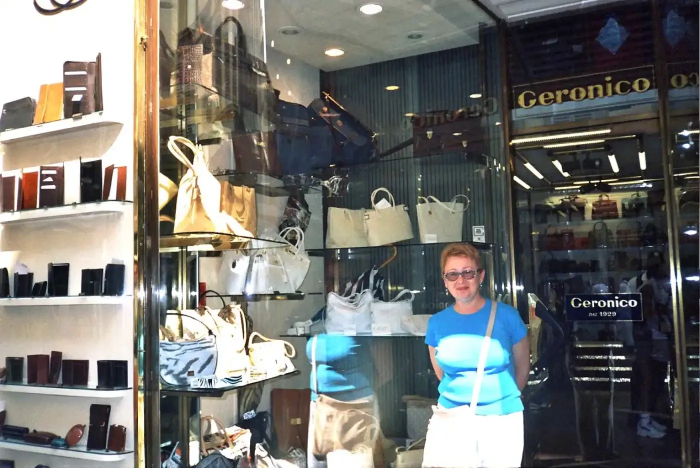
#> input picture photos2003/florence_02.webp, 1400 x 936 px, given as the content of the folder me/claude/travel/newbest/cand/../photos2003/florence_02.webp, which was not available (shown at 1/2 size)
$ python sheet.py ../photos2003/florence_02.webp
#> lines starting #> are read from the running program, lines starting #| are printed output that depends on the picture; pictures that were not available may be replaced by others from this repository, and a replacement may not be noted
import sys,os
from PIL import Image,ImageDraw
slug=sys.argv[1]; d=f'/home/claude/travel/newbest/cand/{slug}'; fs=sorted(os.listdir(d))
W=6; tw,th=320,213; rows=(len(fs)+W-1)//W
S=Image.new('RGB',(W*tw,rows*(th+18)),'white'); dr=ImageDraw.Draw(S)
#> after `S = Image.new('RGB', (W * tw, rows * (th + 18)), 'white')`: S: PIL image 1920x231 RGB; every value is 255
for i,f in enumerate(fs):
    im=Image.open(f'{d}/{f}'); im.thumbnail((tw,th)); x,y=(i%W)*tw,(i//W)*(th+18)
#> further down, im is the input picture: PIL image 1400x936 RGB; mean R, G, B 114.3, 114.6, 110.7
#> after `im.thumbnail((tw, th))`:
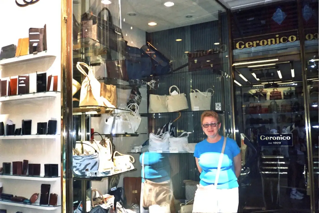
#> im: PIL image 319x213 RGB; mean R, G, B 114.4, 114.7, 110.8
    S.paste(im,(x+(tw-im.width)//2,y+(th-im.height)//2)); dr.text((x+4,y+th+3),f'{i}: {f.split("__")[-2][:22]}/{f.split("__")[-1][:12]}',fill='black')
#> after `S.paste(im, (x + (tw - im.width) // 2, y + (th - im.height) // 2))`:
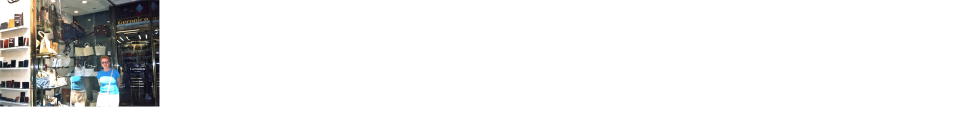
#> S: PIL image 1920x231 RGB (shown at 1/2 size); mean R, G, B 233.5, 233.5, 232.9
#> (the run stopped early here; a loop or call above may not have finished)

$ run again, on photos2003/florence_05.webp
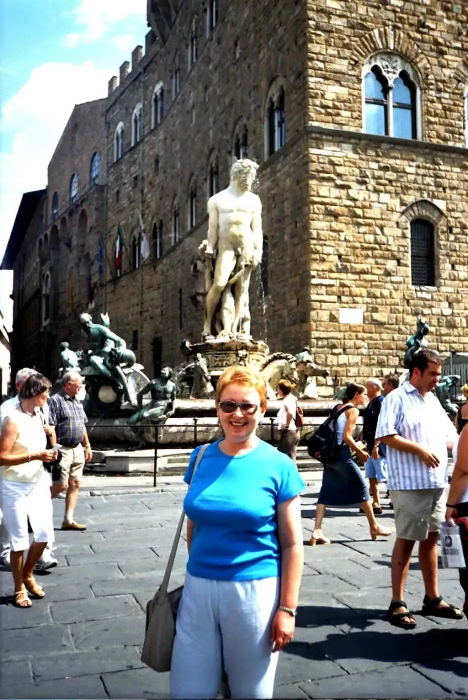
#> input picture photos2003/florence_05.webp, 936 x 1400 px, given as the content of the folder me/claude/travel/newbest/cand/../photos2003/florence_05.webp, which was not available (shown at 1/2 size)
#> im is the input picture: PIL image 936x1400 RGB; mean R, G, B 120.8, 122.8, 118.8
#> `im.thumbnail((tw, th))`:
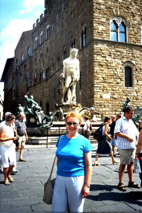
#> im: PIL image 142x213 RGB; mean R, G, B 120.7, 122.7, 118.7
#> `S.paste(im, (x + (tw - im.width) // 2, y + (th - im.height) // 2))`:
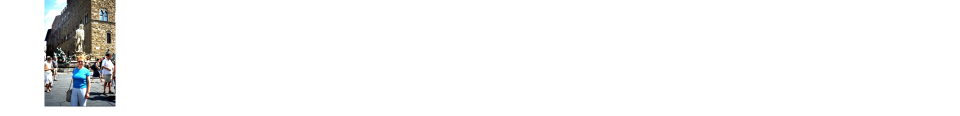
#> S: PIL image 1920x231 RGB (shown at 1/2 size); mean R, G, B 245.8, 246, 245.7
